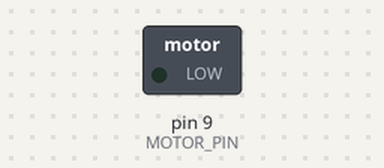
A sketch run on a simulated Arduino Uno, built with avr-gcc and run on an emulated ATmega328P. On the bench: switched loads named in the sketch (green lamp = pin HIGH).

Above: at 0.1 s.
At 9.9 s:
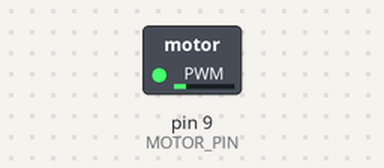
At 19.9 s:
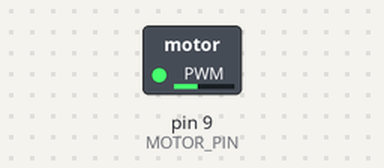
At 39.9 s:
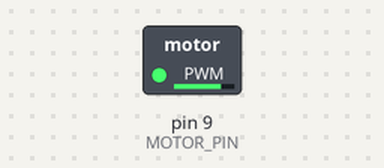
Timing chart, 0 to 40.0 s (numbered marks = the images above):
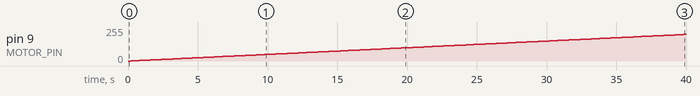

The sketch:

Motor_Fade.ino
```cpp
// (licence header left out)
const int MOTOR_PIN  = 9;
const int FADE_SPEED = 200;

void setup() {
  pinMode(MOTOR_PIN, OUTPUT);
}

void loop() {

  // Fade up...
  for (int speed_value=0; speed_value <= 255; speed_value++) {
    analogWrite(MOTOR_PIN, speed_value);
    delay(FADE_SPEED);
  }

  // ... and fade down ...
  for (int speed_value=255; speed_value >= 0; speed_value--) {
    analogWrite(MOTOR_PIN, speed_value);
    delay(FADE_SPEED);
  }

}
```

Measured:
- by itself, pin 9 (MOTOR_PIN): moves from 0/255 to 199/255 over 39.6 s
